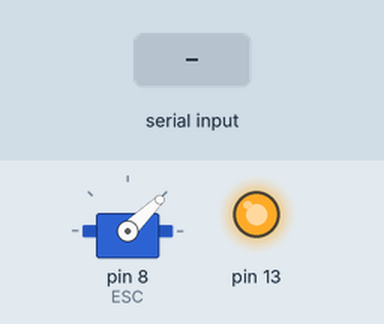
Simulated run of this sketch. Board: Arduino Uno, built with avr-gcc and run on an emulated ATmega328P. On the bench: servo, output pins drawn as LEDs (lit = HIGH). The test bench sets the inputs (shaded band).

Above: at 1.2 s.
1.3 s: "1" received over the second serial link
At 2.4 s:
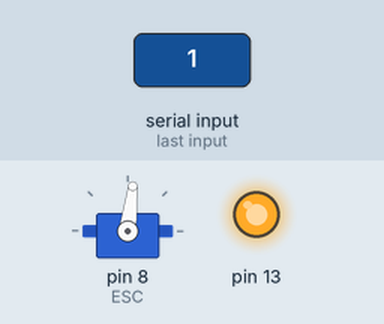
2.8 s: "2" received over the second serial link
At 3.4 s:
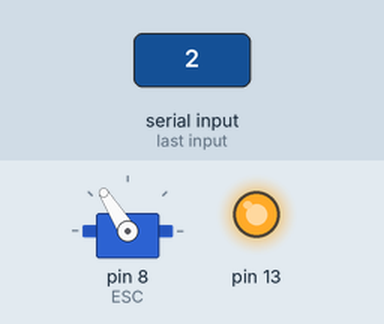
4.3 s: "3" received over the second serial link
At 5.5 s:
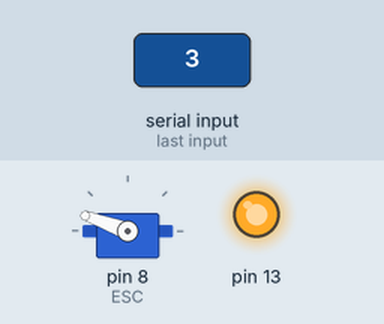
5.8 s: "m" received over the second serial link
At 7.0 s:
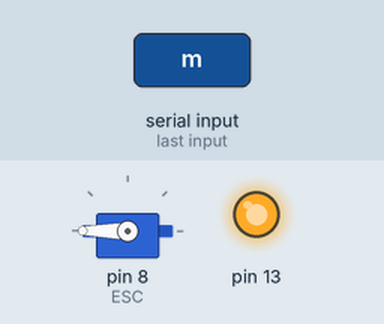
7.3 s: "s" received over the second serial link
At 8.2 s:
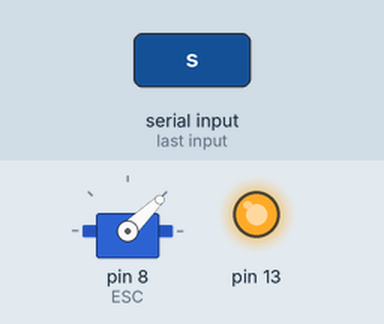
Timing chart, 0 to 9.8 s (numbered marks = the images above; inputs shaded):
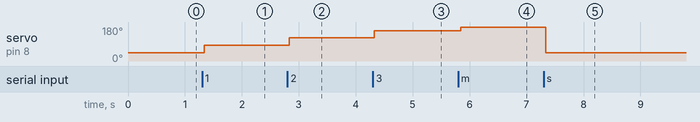

The sketch:

Longboard.ino
```cpp
/**
   Author: Spencer Rosenvall
   Project Name: Electrical Longboard BT
   Date: 5/11/2020

   Connect BT module TX to D0
   Connect BT module RX to D1
   Connect BT Vcc to 5V, GND to GND

   connect to hc-06 on phone, pass=1234
   connect using serial bluetooth android app
*/

#include <SoftwareSerial.h>
#include <Servo.h>

SoftwareSerial BT(0, 1);
Servo ESC;
int currentSpeedVal;
int lastInputSpeedVal;
int lastCommand;

void setup() {
  BT.begin(9600); // set the data rate for the SoftwareSerial port
  BT.println("Hello from Arduino");
  lastInputSpeedVal = 0;
  currentSpeedVal = 0;
  lastCommand = 0;
  ESC.attach(8);
  ESC.writeMicroseconds(1000);
  pinMode(13, OUTPUT);
  digitalWrite(13, HIGH); // power for the rf/rx module
}

int SetSpeed() {
  if (BT.available()) {
    int command = BT.read();
    if (command != lastCommand) {
      switch (command) {
        case '1': lastInputSpeedVal = 1 * 102; lastCommand = command; break;
        case '2': lastInputSpeedVal = 2 * 102; lastCommand = command; break;
        case '3': lastInputSpeedVal = 3 * 102; lastCommand = command; break; // aroudn 300 appears to be the max
        case 'm': lastInputSpeedVal = 1023; lastCommand = command; break; // max 1023
        case 's': lastInputSpeedVal = 0; lastCommand = command; break; // stop = 0
        default: break;
      }
      BT.println("command: " + String(lastInputSpeedVal / 102));
    }
  }
  delay(15);
  return lastInputSpeedVal;
}

void Program() {
  currentSpeedVal = map(SetSpeed(), 0, 1023, 1000, 5000);
  ESC.writeMicroseconds(currentSpeedVal);
  //BT.println("Coasting speed: " + String(last));
}

void loop() {
  Program();
}
```

Measured:
- after the input at 1.3 s, servo on pin 8 (ESC): 44° → 83° at once
- after the input at 2.8 s, servo on pin 8 (ESC): 83° → 122° at once
- after the input at 4.3 s, servo on pin 8 (ESC): 122° → 160° at once
- after the input at 5.8 s, servo on pin 8 (ESC): 160° → 180° at once
- after the input at 7.3 s, servo on pin 8 (ESC): 180° → 44° at once
